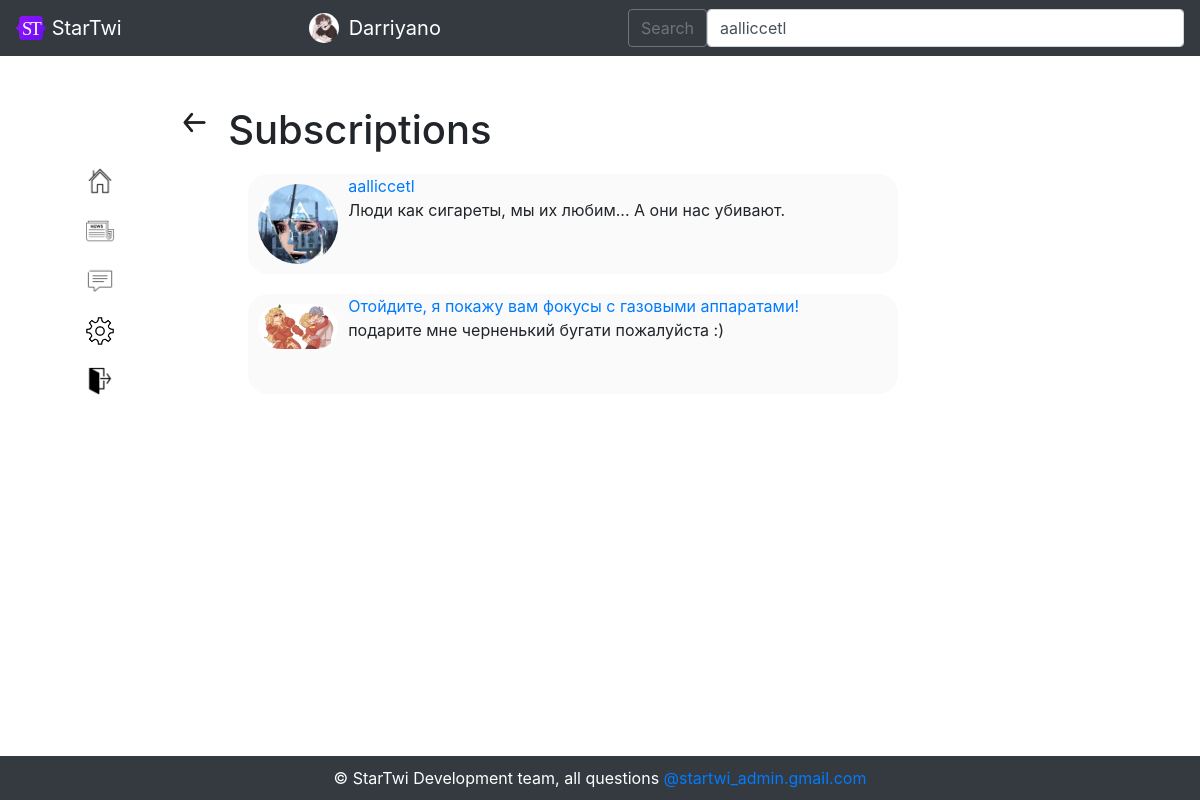
/following/Darriyano (signed in), run on an earlier commit of the app's database.
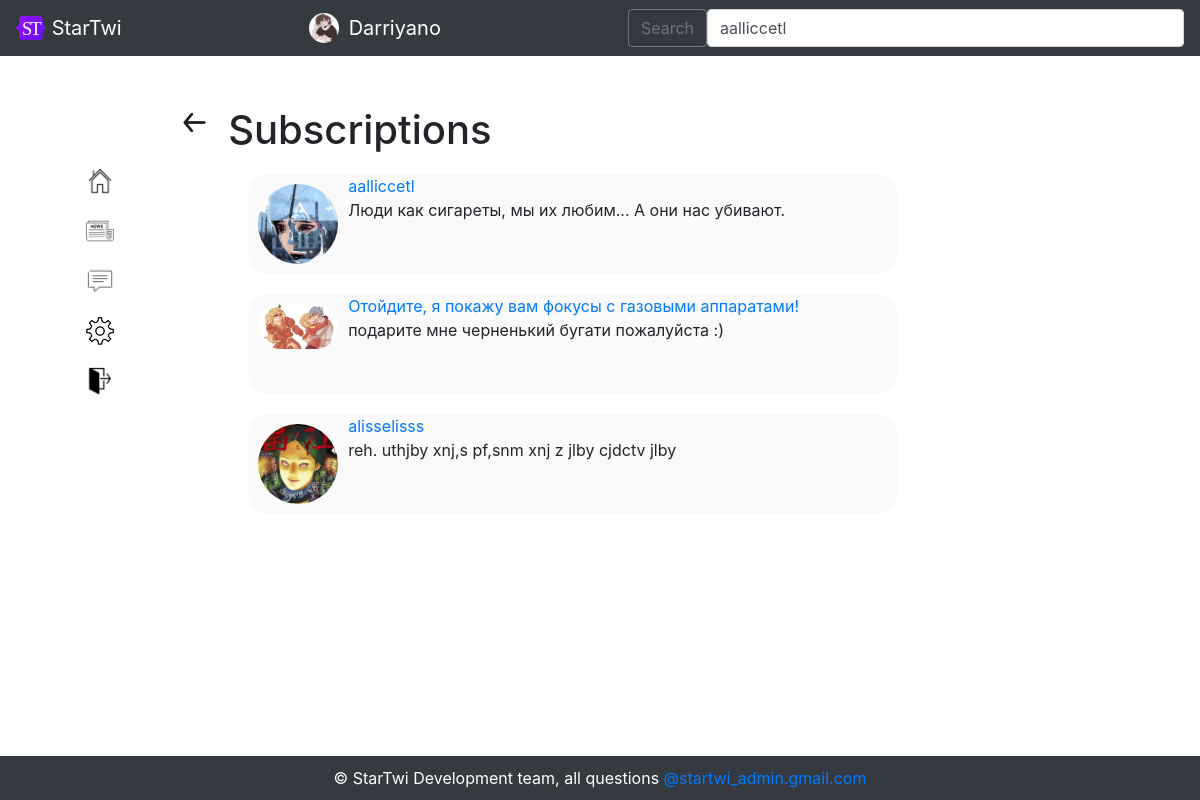
And on a later commit of the database.
### data/users.py (models this page shows, shortened)
class User(SqlAlchemyBase, UserMixin):
    __tablename__ = 'users'
    id = sqlalchemy.Column(sqlalchemy.Integer, primary_key=True, autoincrement=True)
    username = sqlalchemy.Column(sqlalchemy.String, unique=True, nullable=True)
    year_of_birth = sqlalchemy.Column(sqlalchemy.Integer, nullable=True)
    month_of_birth = sqlalchemy.Column(sqlalchemy.Integer, nullable=True)
    day_of_birth = sqlalchemy.Column(sqlalchemy.Integer, nullable=True)
    country = sqlalchemy.Column(sqlalchemy.String, nullable=True)
    email = sqlalchemy.Column(sqlalchemy.String, unique=True, nullable=True)
    hashed_password = sqlalchemy.Column(sqlalchemy.String, nullable=True)
    modified_date = sqlalchemy.Column(sqlalchemy.DateTime, default=datetime.datetime.now())
    photo = sqlalchemy.Column(sqlalchemy.String, unique=True, nullable=True)
    about_me = sqlalchemy.Column(sqlalchemy.String, unique=True, nullable=True)
    followers = sqlalchemy.Column(sqlalchemy.String, nullable=True, default=' ')
    following = sqlalchemy.Column(sqlalchemy.String, nullable=True, default=' ')
    restrict = sqlalchemy.Column(sqlalchemy.Boolean, nullable=True, default=False)
    blacklist = sqlalchemy.Column(sqlalchemy.String, nullable=True, default=' ')

### main.py (the view)
@app.route('/following/<username>', methods=['GET', 'POST'])
@login_required
def following(username):
    db_sess = db_session.create_session()
    user = db_sess.query(User).filter(User.username == username).first()
    if not user:
        abort(404)
    return render_template('following.html', title='', user=user,
                           url_for=url_for, userlist=get_userlist(),
                           css_file=url_for('static', filename='css/style.css'),
                           str=str, db_sess_query_user=db_sess.query(User), user_class=User)

### data/db_session.py (called while the page is built)
def create_session() -> Session:
    global __factory
    return __factory()

### main.py (called while the page is built)
@login_manager.user_loader
def load_user(user_id):
    db_sess = db_session.create_session()
    return db_sess.query(User).get(user_id)

def get_userlist():
    return sorted(db_session.create_session().query(User).filter(User.username != current_user.username),
                  key=lambda x: [0 if str(x.id) in current_user.following.split(', ') else 1,
                                 - len(list(set(current_user.following.split(', ')) & set(
                                     x.following.split(', ')))),
                                 - len(list(set(current_user.followers.split(', ')) & set(
                                     x.followers.split(', ')))),
                                 x.username])

### templates/following.html
{% extends "base_logged_in.html" %}
{% block content %}
<a href="/account/{{ user.username }}" class="settingsback"><img src="{{ url_for('static', filename='img/back.png') }}" width="33px"></a>
<div class="following_list" style="margin: 50px;">
    <p>
        <h1>Subscriptions</h1>
    </p>
    {% if user.following.split(', ') |length != 1 %}
        {% for id in user.following.split(', ') %}
        {% set following_user = db_sess_query_user.filter(user_class.id == id).first() %}
            {% if following_user %}
                <div class="itsme">
                    <img src="{{ url_for('static', filename='img/' + following_user.photo) }}" class="round">
                    <a href="/account/{{ following_user.username }}">{{ following_user.username }}</a>
                    <p>{{ following_user.about_me}}</p>
                </div>
            {% endif %}
        {% endfor %}
    {% else %}
        <p>no subscriptions</p>
    {% endif %}
</div>
{% endblock %}

What changed in the data, as far as the page shows it:
changed User "Darriyano": following " , 9, 17" → " , 9, 17, 8" (drawn)
now on this page (row edited): User: photo (picture), username "alisselisss", about_me "reh. uthjby xnj,s pf,snm xnj z jlby cjdctv jlby"
